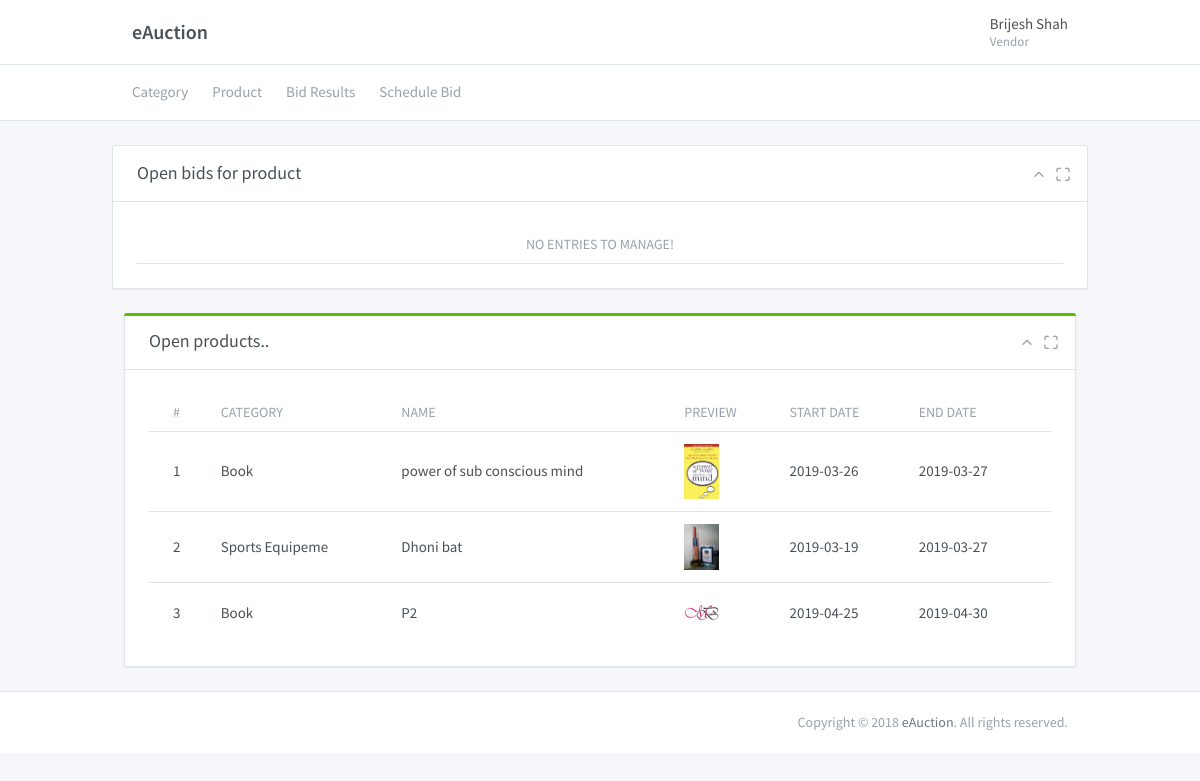
Screenshot of /bids_open.php (signed in) with the database file from the repository.
### tables this page shows
CREATE TABLE `category` (
  `cat_id` int(11) NOT NULL,
  `category` varchar(15) NOT NULL,
  `status` varchar(5) NOT NULL DEFAULT '-1',
  `added_by` varchar(5) NOT NULL DEFAULT '-1'
);

CREATE TABLE `product` (
  `pr_id` int(11) NOT NULL,
  `cat_id` int(11) NOT NULL,
  `name` varchar(50) NOT NULL,
  `price` varchar(50) NOT NULL,
  `mfg_yr` varchar(5) NOT NULL,
  `des` varchar(100) NOT NULL,
  `key_points` varchar(50) NOT NULL,
  `url` varchar(50) NOT NULL,
  `img` varchar(50) NOT NULL,
  `added_by` varchar(5) NOT NULL,
  `status` varchar(5) NOT NULL DEFAULT '-1'
);

CREATE TABLE `bid_info` (
  `bi_id` int(11) NOT NULL,
  `pr_id` int(11) NOT NULL,
  `start_date` date NOT NULL,
  `end_date` date NOT NULL,
  `status` varchar(5) NOT NULL DEFAULT '-1',
  `cu_id` varchar(5) NOT NULL DEFAULT '-1'
);

### bids_open.php (the view, shortened to what this page needs)
<?php
	include "head.php";
?>
<link rel="stylesheet" type="text/css" href="//code.jquery.com/ui/1.10.4/themes/smoothness/jquery-ui.css">
<div class="col-lg-10 mx-auto my-md-5">
	</div>
	<div class="card" <?php if($_SESSION['flagtemp']=="true"){ echo "style='display:none;'";} else echo "style='display:block;'"; ?>>
		<div class="card-header">
			<h3 class="card-title">Open bids for product</h3>
			<div class="card-options">
				<a href="#" class="card-options-collapse" data-toggle="card-collapse"><i class="fe fe-chevron-up"></i></a>
				<a href="#" class="card-options-fullscreen" data-toggle="card-fullscreen"><i class="fe fe-maximize"></i></a>
			</div>
		</div>
		<div class="card-body">
			<form method="POST">
				<div class="table-responsive">
					<table class="table table-hover table-outline table-vcenter text-nowrap card-table" id="tbl_product">
					<?php
						$uid=$_SESSION['uid'];
						$q1="select p.pr_id,p.cat_id,p.name,p.price,p.mfg_yr,p.des,p.key_points,p.url,p.img,p.added_by,p.status,c.cat_id,c.category from product p, category c where p.cat_id=c.cat_id && p.added_by='$uid' && p.status='1' && p.pr_id NOT IN (select pr_id from bid_info)";
						$e1=$conn->query($q1);
						if($e1->num_rows > 0){
							$i=0;
							?>
								<thead>
									<tr>
										<th class="text-center w-1"><i class="icon-people"></i>#</th>
										<th>Category</th>
										<th>Name</th>
										<th>Price</th>
										<th>Year</th>
										<th>Description</th>
										<th>Key Points</th>
										<th>Video URL</th>
										<th>Image</th>
										<th>Status</th>
										<th></th>
									</tr>
								</thead>
								<tbody>
							<?php
							while($row=$e1->fetch_object()){
								$i++;
								?>
									<tr>
									<td class="text-center">
											<div><?php echo $i; ?></div>
										</td>
										<td>
											<div><input type="text" class="form-control" id="<?php echo "t_".$row->pr_id; ?>" value="<?php echo $row->category; ?>" required disabled></div>
										</td>
										<td>
											<div><?php echo $row->name; ?></div>
										</td>
										<td>
											<div><?php echo $row->price; ?></div>
										</td>
										<td>
											<div><?php echo $row->mfg_yr; ?></div>
										</td>
										<td>
											<div><?php echo $row->des; ?></div>
										</td>
										<td>
											<div><?php echo $row->key_points; ?></div>
										</td>
										<td>
											<div><?php echo $row->url; ?></div>
										</td>
										<td>
											<div><img src="<?php echo $row->img; ?>" height="35px" /></div>
										</td>
										<td class="text-center">
											<div id="<?php echo 'controls_'.$row->pr_id; ?>">
												<button type='submit' name="add_bid" value="<?php echo $row->pr_id; ?>" class='btn btn-info btn-sm'><i class='fe fe-plus'></i></button>
											</div>
										</td>
									</tr>
								<?php
							}
							?>
								</tbody>
							<?php
						}
						else{
							?>
							<thead>
								<tr>
									<th class="text-center w-1">No entries to manage!</th>
								</tr>
							</thead>
							<?php
						}
					?>
					</table>
				</div>
			</form>
		</div>
	</div>
	<div class="col-xl-12">
		<div class="card">
			<div class="card-header">
				<div class="card-status bg-green"></div>
				<h3 class="card-title">Open products..</h3>
				<div class="card-options">
					<a href="#" class="card-options-collapse" data-toggle="card-collapse"><i class="fe fe-chevron-up"></i></a>
					<a href="#" class="card-options-fullscreen" data-toggle="card-fullscreen"><i class="fe fe-maximize"></i></a>
				</div>
			</div>
			<div class="card-body">
				<div class="table-responsive">
					<table class="table table-hover table-outline table-vcenter text-nowrap card-table" id="tbl_accepted">
						<thead>
							<tr>
								<th>#</th>
								<th>Category</th>
								<th>Name</th>
								<th>Preview</th>
								<th>Start Date</th>
								<th>End Date</th>
							</tr>
						</thead>
						<tbody>
							<?php
								$uid=$_SESSION['uid'];
								$qone="SELECT * from category c, bid_info b inner join product p on b.pr_id=p.pr_id WHERE p.added_by='$uid' && p.cat_id=c.cat_id";
								$eone=$conn->query($qone);
								$i=0;
								while($r1=$eone->fetch_object()){
									$i++;
									echo "<tr>";
									echo "<td>$i</td>";
									echo "<td>$r1->category</td>";
									echo "<td>$r1->name</td>";
									echo "<td><img src='$r1->img' width='35px' /></td>";
									echo "<td>$r1->start_date</td>";
									echo "<td>$r1->end_date</td>";
									echo "</tr>";
								}
							?>
						</tbody>
					</table>
				</div>
			</div>
		</div>
	</div>
</div>
<?php
	include "foot.php";
?>

### head.php (shortened to what this page needs)
<?php
	$site_title = "eAuction";
		?>
<!doctype html>
<html lang="en" dir="ltr">
<head>
	<link rel="stylesheet" href="https://maxcdn.bootstrapcdn.com/font-awesome/4.7.0/css/font-awesome.min.css">
	<link href="./assets/css/dashboard.css" rel="stylesheet" />
	<link href="./assets/plugins/charts-c3/plugin.css" rel="stylesheet" />
	<link href="./assets/plugins/maps-google/plugin.css" rel="stylesheet" />
</head>
<body class="">
	<div class="page">
		<div class="page-main">
			<div class="header py-4">
				<div class="container">
					<div class="d-flex">
						<a class="header-brand" href="./index.html">
							<?php echo $site_title; ?>
						</a>
						<div class="d-flex order-lg-2 ml-auto">
							<div class="dropdown">
								<a href="#" class="nav-link pr-0 leading-none" data-toggle="dropdown">
									<span class="ml-2 d-none d-lg-block">
										<span class="text-default"><?php echo $_SESSION['uname']; ?></span>
										<small class="text-muted d-block mt-1"><?php echo $_SESSION['ut_name']; ?></small>
									</span>
								</a>
							</div>
						</div>
					</div>
				</div>
			</div>
			<div class="header collapse d-lg-flex p-0" id="headerMenuCollapse">
				<div class="container">
					<div class="row align-items-center">
						<?php
							$utype=$_SESSION['utype'];
							if($utype=="a"){
								$menu_items = "<div class='col-lg order-lg-first'>";
								$menu_items = $menu_items . "<ul class='nav nav-tabs border-0 flex-column flex-lg-row'>";
								$menu_items = $menu_items . "<li class='nav-item'><a href='manage_category.php' class='nav-link' >Categories</a></li>";
								$menu_items = $menu_items . "<li class='nav-item'><a href='manage_product.php' class='nav-link' >Products</a></li>";
								$menu_items = $menu_items . "<li class='nav-item'><a href='manage_customer.php' class='nav-link' >Customers</a></li>";
								$menu_items = $menu_items . "<li class='nav-item'><a href='manage_vendor.php' class='nav-link' >Vendors</a></li>";
								$menu_items = $menu_items . "<li class='nav-item'><a href='manage_bids.php' class='nav-link' >Complete Bid</a></li>";
								$menu_items = $menu_items . "<li class='nav-item'><a href='bid_result.php' class='nav-link' >Bid Result</a></li>";
								$menu_items = $menu_items . "</ul></div>";
								echo $menu_items;
							}
							else if($utype=="v"){
								$menu_items = "<div class='col-lg order-lg-first'>";
								$menu_items = $menu_items . "<ul class='nav nav-tabs border-0 flex-column flex-lg-row'>";
								$menu_items = $menu_items . "<li class='nav-item'><a href='category.php' class='nav-link' >Category</a></li>";
								$menu_items = $menu_items . "<li class='nav-item'><a href='product.php' class='nav-link' >Product</a></li>";
								$menu_items = $menu_items . "<li class='nav-item'><a href='bid_result.php' class='nav-link' >Bid Results</a></li>";
								$menu_items = $menu_items . "<li class='nav-item'><a href='bids_open.php' class='nav-link' >Schedule Bid</a></li>";
								$menu_items = $menu_items . "</ul></div>";
								echo $menu_items;
							}
						?>
					</div>
				</div>
			</div>

### foot.php
			<footer class="footer">
				<div class="container">
					<div class="row align-items-center flex-row-reverse">
						<div class="col-12 col-lg-auto mt-3 mt-lg-0 text-center">
							Copyright © 2018 <a href="."><?php echo $site_title; ?></a>. All rights reserved.
						</div>
					</div>
				</div>
			</footer>
		</div>
	</body>
</html>

### rows the page displays
category: category "Book", product.name "power of sub conscious mind", product.img (picture), bid_info.start_date "2019-03-26", bid_info.end_date "2019-03-27", product.name "P2", bid_info.start_date "2019-04-25", bid_info.end_date "2019-04-30"
category: category "Sports Equipeme", product.name "Dhoni bat", product.img (picture), bid_info.start_date "2019-03-19", bid_info.end_date "2019-03-27"

### other values shown
$site_title "eAuction"
$_SESSION['uname'] "Brijesh Shah"
$_SESSION['ut_name'] "Vendor"
